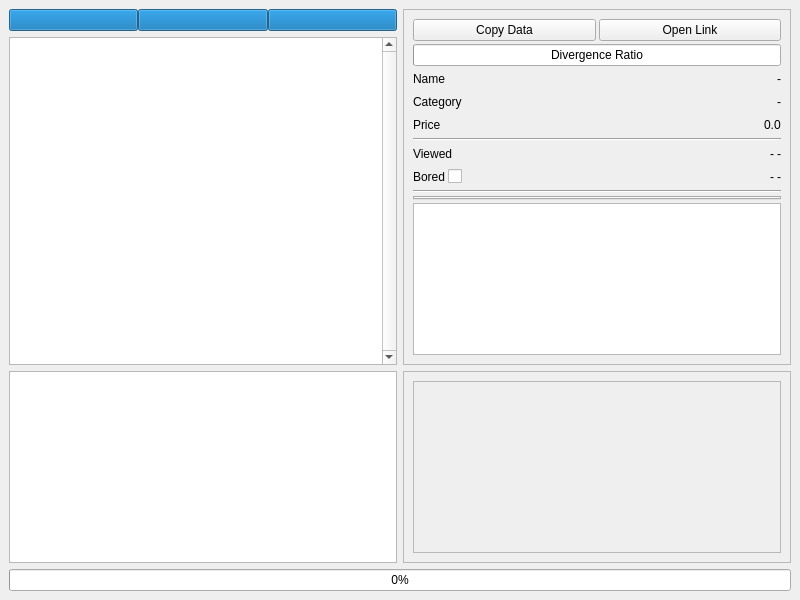
<?xml version="1.0" encoding="UTF-8"?>
<ui version="4.0">
 <class>watcherWindow</class>
 <widget class="QMainWindow" name="watcherWindow">
  <property name="geometry">
   <rect>
    <x>0</x>
    <y>0</y>
    <width>800</width>
    <height>600</height>
   </rect>
  </property>
  <property name="windowTitle">
   <string>MarketWatcher</string>
  </property>
  <widget class="QWidget" name="watcherWidget">
   <layout class="QVBoxLayout" name="verticalLayout">
    <property name="sizeConstraint">
     <enum>QLayout::SetDefaultConstraint</enum>
    </property>
    <item>
     <layout class="QHBoxLayout" name="horizontalLayout">
      <property name="sizeConstraint">
       <enum>QLayout::SetDefaultConstraint</enum>
      </property>
      <item>
       <layout class="QVBoxLayout" name="watcherLayout">
        <item>
         <layout class="QHBoxLayout" name="ratioLayout">
          <property name="spacing">
           <number>0</number>
          </property>
          <item>
           <widget class="QProgressBar" name="bullBar">
            <property name="value">
             <number>100</number>
            </property>
            <property name="textVisible">
             <bool>false</bool>
            </property>
            <property name="format">
             <string>%p</string>
            </property>
           </widget>
          </item>
          <item>
           <widget class="QProgressBar" name="bearBar">
            <property name="value">
             <number>100</number>
            </property>
            <property name="textVisible">
             <bool>false</bool>
            </property>
            <property name="format">
             <string>%p</string>
            </property>
           </widget>
          </item>
          <item>
           <widget class="QProgressBar" name="emptyBar">
            <property name="value">
             <number>100</number>
            </property>
            <property name="textVisible">
             <bool>false</bool>
            </property>
            <property name="format">
             <string>%p</string>
            </property>
           </widget>
          </item>
         </layout>
        </item>
        <item>
         <widget class="QTableWidget" name="watcherTable">
          <property name="verticalScrollBarPolicy">
           <enum>Qt::ScrollBarAlwaysOn</enum>
          </property>
          <property name="horizontalScrollBarPolicy">
           <enum>Qt::ScrollBarAlwaysOff</enum>
          </property>
         </widget>
        </item>
       </layout>
      </item>
      <item>
       <widget class="QFrame" name="infoWidget">
        <property name="minimumSize">
         <size>
          <width>0</width>
          <height>0</height>
         </size>
        </property>
        <property name="frameShape">
         <enum>QFrame::StyledPanel</enum>
        </property>
        <property name="frameShadow">
         <enum>QFrame::Raised</enum>
        </property>
        <layout class="QVBoxLayout" name="verticalLayout_2">
         <property name="spacing">
          <number>3</number>
         </property>
         <item>
          <layout class="QHBoxLayout" name="positionLayout">
           <item>
            <widget class="QPushButton" name="copyDataButton">
             <property name="text">
              <string>Copy Data</string>
             </property>
            </widget>
           </item>
           <item>
            <widget class="QPushButton" name="openLinkButton">
             <property name="text">
              <string>Open Link</string>
             </property>
            </widget>
           </item>
          </layout>
         </item>
         <item>
          <widget class="QProgressBar" name="divergenceRatio">
           <property name="enabled">
            <bool>true</bool>
           </property>
           <property name="value">
            <number>0</number>
           </property>
           <property name="alignment">
            <set>Qt::AlignCenter</set>
           </property>
           <property name="textVisible">
            <bool>true</bool>
           </property>
           <property name="format">
            <string>Divergence Ratio</string>
           </property>
          </widget>
         </item>
         <item>
          <layout class="QHBoxLayout" name="nameLayout">
           <item>
            <widget class="QLabel" name="nameLabel">
             <property name="text">
              <string>Name</string>
             </property>
            </widget>
           </item>
           <item>
            <spacer name="nameSpacer">
             <property name="orientation">
              <enum>Qt::Horizontal</enum>
             </property>
             <property name="sizeHint" stdset="0">
              <size>
               <width>40</width>
               <height>20</height>
              </size>
             </property>
            </spacer>
           </item>
           <item>
            <widget class="QLabel" name="nameValue">
             <property name="text">
              <string>-</string>
             </property>
            </widget>
           </item>
          </layout>
         </item>
         <item>
          <layout class="QHBoxLayout" name="categoryLayout">
           <item>
            <widget class="QLabel" name="categoryLabel">
             <property name="text">
              <string>Category</string>
             </property>
            </widget>
           </item>
           <item>
            <spacer name="categorySpacer">
             <property name="orientation">
              <enum>Qt::Horizontal</enum>
             </property>
             <property name="sizeHint" stdset="0">
              <size>
               <width>40</width>
               <height>20</height>
              </size>
             </property>
            </spacer>
           </item>
           <item>
            <widget class="QLabel" name="categoryValue">
             <property name="text">
              <string>-</string>
             </property>
            </widget>
           </item>
          </layout>
         </item>
         <item>
          <layout class="QHBoxLayout" name="priceLayout">
           <item>
            <widget class="QLabel" name="priceLabel">
             <property name="text">
              <string>Price</string>
             </property>
            </widget>
           </item>
           <item>
            <spacer name="priceSpacer">
             <property name="orientation">
              <enum>Qt::Horizontal</enum>
             </property>
             <property name="sizeHint" stdset="0">
              <size>
               <width>40</width>
               <height>20</height>
              </size>
             </property>
            </spacer>
           </item>
           <item>
            <widget class="QLabel" name="priceValue">
             <property name="text">
              <string>0.0</string>
             </property>
            </widget>
           </item>
          </layout>
         </item>
         <item>
          <widget class="Line" name="line_2">
           <property name="orientation">
            <enum>Qt::Horizontal</enum>
           </property>
          </widget>
         </item>
         <item>
          <layout class="QHBoxLayout" name="viewedLayout">
           <item>
            <widget class="QLabel" name="viewedLabel">
             <property name="text">
              <string>Viewed</string>
             </property>
            </widget>
           </item>
           <item>
            <spacer name="viewedSpacer">
             <property name="orientation">
              <enum>Qt::Horizontal</enum>
             </property>
             <property name="sizeHint" stdset="0">
              <size>
               <width>40</width>
               <height>20</height>
              </size>
             </property>
            </spacer>
           </item>
           <item>
            <widget class="QLabel" name="viewedAgoLabel">
             <property name="text">
              <string>-</string>
             </property>
            </widget>
           </item>
           <item>
            <widget class="QLabel" name="viewedDateLabel">
             <property name="text">
              <string>-</string>
             </property>
            </widget>
           </item>
          </layout>
         </item>
         <item>
          <layout class="QHBoxLayout" name="boredLayout">
           <item>
            <widget class="QLabel" name="boredLabel">
             <property name="text">
              <string>Bored</string>
             </property>
            </widget>
           </item>
           <item>
            <widget class="QCheckBox" name="boredBox">
             <property name="text">
              <string/>
             </property>
            </widget>
           </item>
           <item>
            <spacer name="boredSpacer">
             <property name="orientation">
              <enum>Qt::Horizontal</enum>
             </property>
             <property name="sizeHint" stdset="0">
              <size>
               <width>40</width>
               <height>20</height>
              </size>
             </property>
            </spacer>
           </item>
           <item>
            <widget class="QLabel" name="boredAgoLabel">
             <property name="text">
              <string>-</string>
             </property>
            </widget>
           </item>
           <item>
            <widget class="QLabel" name="boredDateLabel">
             <property name="text">
              <string>-</string>
             </property>
            </widget>
           </item>
          </layout>
         </item>
         <item>
          <widget class="Line" name="line">
           <property name="orientation">
            <enum>Qt::Horizontal</enum>
           </property>
          </widget>
         </item>
         <item>
          <widget class="QTabWidget" name="tabWidget"/>
         </item>
         <item>
          <widget class="QTableWidget" name="tableWidget"/>
         </item>
        </layout>
       </widget>
      </item>
     </layout>
    </item>
    <item>
     <layout class="QHBoxLayout" name="horizontalLayout_2">
      <item>
       <widget class="QTextEdit" name="logBrowser">
        <property name="sizePolicy">
         <sizepolicy hsizetype="Expanding" vsizetype="Fixed">
          <horstretch>0</horstretch>
          <verstretch>0</verstretch>
         </sizepolicy>
        </property>
        <property name="verticalScrollBarPolicy">
         <enum>Qt::ScrollBarAsNeeded</enum>
        </property>
        <property name="horizontalScrollBarPolicy">
         <enum>Qt::ScrollBarAlwaysOff</enum>
        </property>
       </widget>
      </item>
      <item>
       <widget class="QFrame" name="filterWidget">
        <property name="sizePolicy">
         <sizepolicy hsizetype="Expanding" vsizetype="Preferred">
          <horstretch>0</horstretch>
          <verstretch>0</verstretch>
         </sizepolicy>
        </property>
        <property name="frameShape">
         <enum>QFrame::StyledPanel</enum>
        </property>
        <property name="frameShadow">
         <enum>QFrame::Raised</enum>
        </property>
        <layout class="QVBoxLayout" name="verticalLayout_3">
         <item>
          <widget class="QFrame" name="timeframesFilter">
           <property name="frameShape">
            <enum>QFrame::StyledPanel</enum>
           </property>
           <property name="frameShadow">
            <enum>QFrame::Raised</enum>
           </property>
           <layout class="QGridLayout" name="gridLayout">
            <property name="horizontalSpacing">
             <number>15</number>
            </property>
           </layout>
          </widget>
         </item>
        </layout>
       </widget>
      </item>
     </layout>
    </item>
    <item>
     <widget class="QProgressBar" name="progressBar">
      <property name="value">
       <number>0</number>
      </property>
      <property name="textVisible">
       <bool>true</bool>
      </property>
     </widget>
    </item>
   </layout>
  </widget>
  <action name="actiontest">
   <property name="text">
    <string>test</string>
   </property>
  </action>
  <action name="actiontest_2">
   <property name="text">
    <string>test</string>
   </property>
  </action>
  <action name="actiontest_3">
   <property name="text">
    <string>test</string>
   </property>
  </action>
 </widget>
 <resources/>
 <connections/>
</ui>
